Frame 1 (no input): blank canvas, image omitted
Frame 60 (no input): blank canvas, image omitted
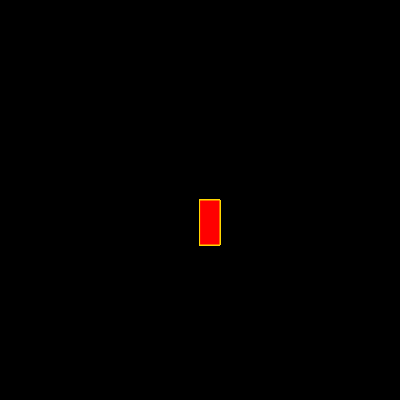
Frame 120 (the mouse pressed at the canvas centre since frame 60)

The p5.js sketch whose frames 1 and 60 were blank and that drew this single picture after the mouse press (run headless with seeded random() and noise() and a simulated clock; from frame 60 on, the mouse is pressed at the canvas centre):

// p5.js sketch
// ── sketch.js
function setup() {
    createCanvas(400, 400);
    background("black");
  }
  
  function draw() {
    stroke("gold");
  fill("red");
    if(mouseIsPressed) {
      rect(mouseX, mouseY, 20, 45);
  }
  }
